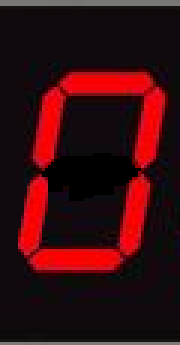
#> input picture images/numbers/0.png, 60 x 115 px, found by its file name (shown 3 times larger)
$ python test_effects.py
#> lines starting #> are read from the running program, lines starting #| are printed output that depends on the picture
### PyDigits/reddigits/Utils.py
# -*- coding: utf-8 -*-

import numpy as np

from skimage import io  ## for reading images from FS
#import matplotlib.image as mpimg   # for loading images from files
#import matplotlib.pyplot as plt    # for displaying images

class Utils:

    @staticmethod
    def readImage(filename):
        return io.imread(filename);
#> returned value is the input picture: shape (115, 60, 4); mean R, G, B, A 55.4, 11.8, 15.7, 255
        #return mpimg.imread(filename);

    @staticmethod
    def writeImage(image, filename):
        io.imsave(filename, image);
        #mpimg.imsave(filename, image)

    @staticmethod
    def showImage(image):
        io.imshow(image);
        #plt.imshow(image)
        #plt.show()

    @staticmethod
    def imageMean(image):
        return(np.mean(image[:,:,0:3]))

### PyDigits/reddigits/test_effects.py
#!/usr/bin/env python3
# -*- coding: utf-8 -*-
"""
    Scratch pad
"""

#import os
import math    # for pi

import matplotlib.pyplot as plt   # For displaying images
from Utils import Utils

from skimage.transform import AffineTransform, rotate, warp  # For tilt-ing images
from skimage.filters import median, gaussian          # For blur-ing images

#import numpy as np
#import pandas as pd

TRAIN_WIDTH  = 10
TRAIN_HEIGHT = 42

HOME = "/home/guigui/GMCodes/RedDigits/"
DIGIT_IMAGE_DIR = HOME + "/images/numbers_cleaned/"

img = Utils.readImage(DIGIT_IMAGE_DIR + "0.png")
transform = AffineTransform(scale=(2,2), translation=(-img.shape[1]/2,-img.shape[0]/2))
img = warp(img, transform, output_shape=img.shape, mode='edge')
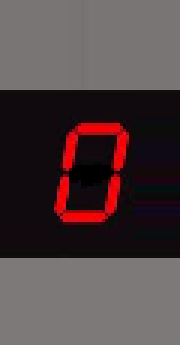
#> img: shape (115, 60, 4) float64 (shown 3 times larger); mean R, G, B, A 0.314, 0.258, 0.264, 1
plt.imshow(img)
plt.show()


tiltRange  = [t/10 for t in range(-4, 6+1, 2)]
for tilt in tiltRange:
    transform = AffineTransform(shear=tilt, translation=(215*tilt/4, 0))
    img2 = warp(img, transform, output_shape=img.shape, mode='edge')
    plt.imshow(img2)
    plt.show()
#> this loop made 6 passes
#> pass 1, `img2 = warp(img, transform, output_shape=img.shape, mode='edge')`:
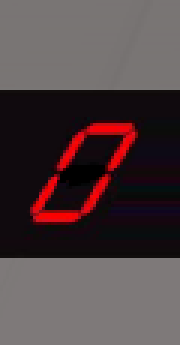
#> img2: shape (115, 60, 4) float64 (shown 3 times larger); mean R, G, B, A 0.314, 0.258, 0.265, 1
#> pass 2, `img2 = warp(img, transform, output_shape=img.shape, mode='edge')`:
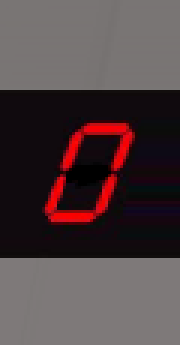
#> img2: shape (115, 60, 4) float64 (shown 3 times larger); mean R, G, B, A 0.314, 0.258, 0.265, 1

# [14 lines of commented-out code are left out]

zoomRange = [z/10 for z in range(6, 10+1, 1)]
for z in zoomRange:
    transform = AffineTransform(scale=(z,z), translation=(img.shape[1]/z/3-img.shape[1]/3,img.shape[0]/z/3-img.shape[0]/3))
    img5 = warp(img, transform, output_shape=img.shape, mode='edge')
    plt.imshow(img5)
    plt.show()
#> this loop made 5 passes
#> pass 1, `img5 = warp(img, transform, output_shape=img.shape, mode='edge')`:
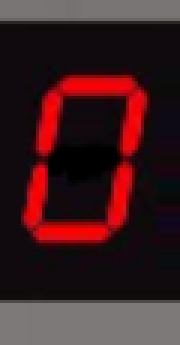
#> img5: shape (115, 60, 4) float64 (shown 3 times larger); mean R, G, B, A 0.242, 0.118, 0.13, 1
#> pass 2, `img5 = warp(img, transform, output_shape=img.shape, mode='edge')`:
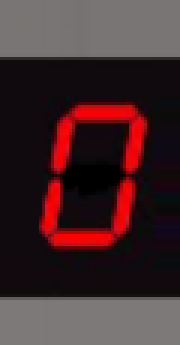
#> img5: shape (115, 60, 4) float64 (shown 3 times larger); mean R, G, B, A 0.264, 0.167, 0.177, 1
#> pass 3, `img5 = warp(img, transform, output_shape=img.shape, mode='edge')`:
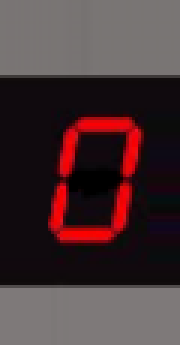
#> img5: shape (115, 60, 4) float64 (shown 3 times larger); mean R, G, B, A 0.283, 0.205, 0.213, 1

blurRange = [s/10 for s in range(1, 21+1, 5)]
for b in blurRange:
    #img6 = median(img, b)
    im6 = img.copy()
    im6[:, :, 0] = gaussian(img[:, :, 0], b, preserve_range = True)
    plt.imshow(im6)
    plt.show()
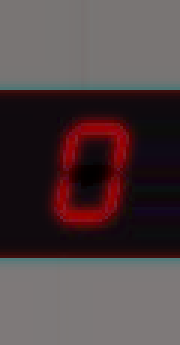
#> im6: shape (115, 60, 4) float64 (shown 3 times larger); mean R, G, B, A 0.314, 0.258, 0.264, 1

$ run again, with images/numbers/1.png copied over images/numbers/0.png
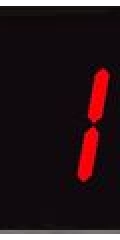
#> input picture images/numbers/1.png, 60 x 120 px, found by its file name (shown 2 times larger)
#> in readImage, returned value is the input picture: shape (120, 60, 4); mean R, G, B, A 41.3, 24, 27.5, 255
#> the loop `for z in zoomRange:` made 5 passes
#> pass 1, `img5 = warp(img, transform, output_shape=img.shape, mode='edge')`:
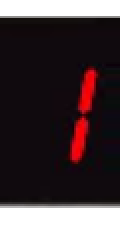
#> img5: shape (120, 60, 4) float64 (shown 2 times larger); mean R, G, B, A 0.294, 0.245, 0.257, 1
#> after the loop `for b in blurRange:`:
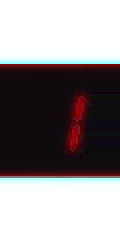
#> im6: shape (120, 60, 4) float64 (shown 2 times larger); mean R, G, B, A 0.569, 0.547, 0.554, 1

$ run again, with images/numbers/2.png copied over images/numbers/0.png
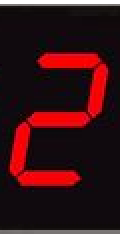
#> input picture images/numbers/2.png, 60 x 120 px, found by its file name (shown 2 times larger)
#> in readImage, returned value is the input picture: shape (120, 60, 4); mean R, G, B, A 60.7, 22.4, 26.2, 255
#> the loop `for z in zoomRange:` made 5 passes
#> pass 1, `img5 = warp(img, transform, output_shape=img.shape, mode='edge')`:
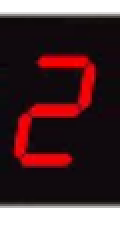
#> img5: shape (120, 60, 4) float64 (shown 2 times larger); mean R, G, B, A 0.344, 0.236, 0.248, 1
#> after the loop `for b in blurRange:`:
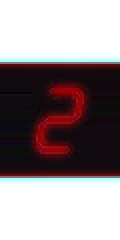
#> im6: shape (120, 60, 4) float64 (shown 2 times larger); mean R, G, B, A 0.585, 0.542, 0.549, 1

$ run again, with images/numbers/3.png copied over images/numbers/0.png
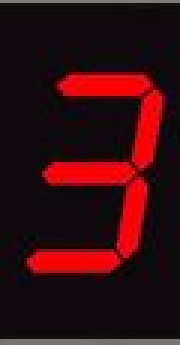
#> input picture images/numbers/3.png, 60 x 115 px, found by its file name (shown 3 times larger)
#> in readImage, returned value is the input picture: shape (115, 60, 4); mean R, G, B, A 52.2, 12.3, 16.3, 255
#> after the loop `for b in blurRange:`:
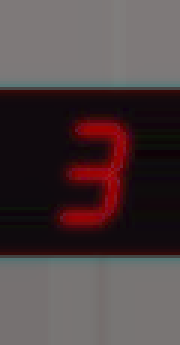
#> im6: shape (115, 60, 4) float64 (shown 3 times larger); mean R, G, B, A 0.311, 0.258, 0.263, 1
